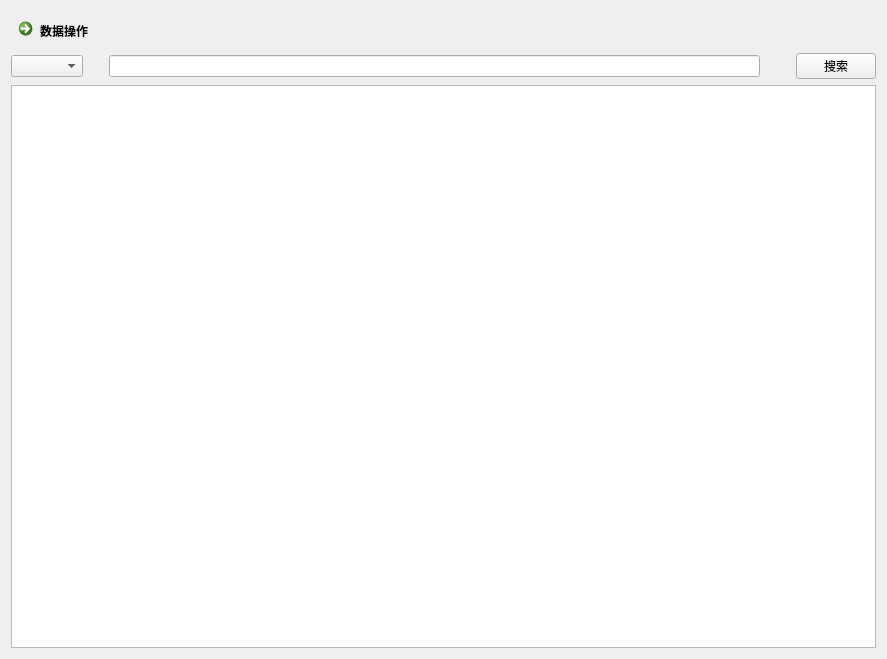
<?xml version="1.0" encoding="UTF-8"?>
<ui version="4.0">
 <class>book</class>
 <widget class="QWidget" name="book">
  <property name="geometry">
   <rect>
    <x>0</x>
    <y>0</y>
    <width>887</width>
    <height>659</height>
   </rect>
  </property>
  <property name="sizePolicy">
   <sizepolicy hsizetype="Expanding" vsizetype="Expanding">
    <horstretch>0</horstretch>
    <verstretch>0</verstretch>
   </sizepolicy>
  </property>
  <property name="windowTitle">
   <string>Form</string>
  </property>
  <layout class="QVBoxLayout" name="verticalLayout">
   <item>
    <widget class="QCommandLinkButton" name="opBTN">
     <property name="text">
      <string>数据操作</string>
     </property>
    </widget>
   </item>
   <item>
    <layout class="QHBoxLayout" name="horizontalLayout">
     <item>
      <widget class="QComboBox" name="comboBox"/>
     </item>
     <item>
      <spacer name="horizontalSpacer">
       <property name="orientation">
        <enum>Qt::Horizontal</enum>
       </property>
       <property name="sizeType">
        <enum>QSizePolicy::Fixed</enum>
       </property>
       <property name="sizeHint" stdset="0">
        <size>
         <width>20</width>
         <height>20</height>
        </size>
       </property>
      </spacer>
     </item>
     <item>
      <widget class="QLineEdit" name="lineEdit"/>
     </item>
     <item>
      <spacer name="horizontalSpacer_2">
       <property name="orientation">
        <enum>Qt::Horizontal</enum>
       </property>
       <property name="sizeType">
        <enum>QSizePolicy::Fixed</enum>
       </property>
       <property name="sizeHint" stdset="0">
        <size>
         <width>30</width>
         <height>20</height>
        </size>
       </property>
      </spacer>
     </item>
     <item>
      <widget class="QPushButton" name="searchBTN">
       <property name="text">
        <string>搜索</string>
       </property>
      </widget>
     </item>
    </layout>
   </item>
   <item>
    <widget class="QTableWidget" name="tableWidget"/>
   </item>
  </layout>
 </widget>
 <resources/>
 <connections/>
</ui>
